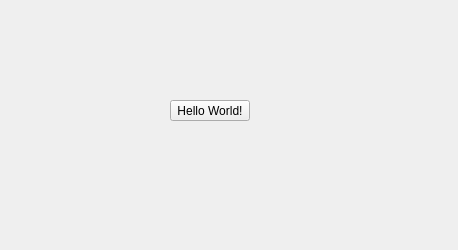
<?xml version="1.0" encoding="UTF-8"?>
<ui version="4.0">
 <class>Widget</class>
 <widget class="QWidget" name="Widget">
  <property name="geometry">
   <rect>
    <x>0</x>
    <y>0</y>
    <width>458</width>
    <height>250</height>
   </rect>
  </property>
  <property name="windowTitle">
   <string>Widget</string>
  </property>
  <widget class="QPushButton" name="pushButton">
   <property name="geometry">
    <rect>
     <x>170</x>
     <y>100</y>
     <width>80</width>
     <height>21</height>
    </rect>
   </property>
   <property name="text">
    <string>Hello World!</string>
   </property>
  </widget>
 </widget>
 <resources/>
 <connections/>
</ui>
